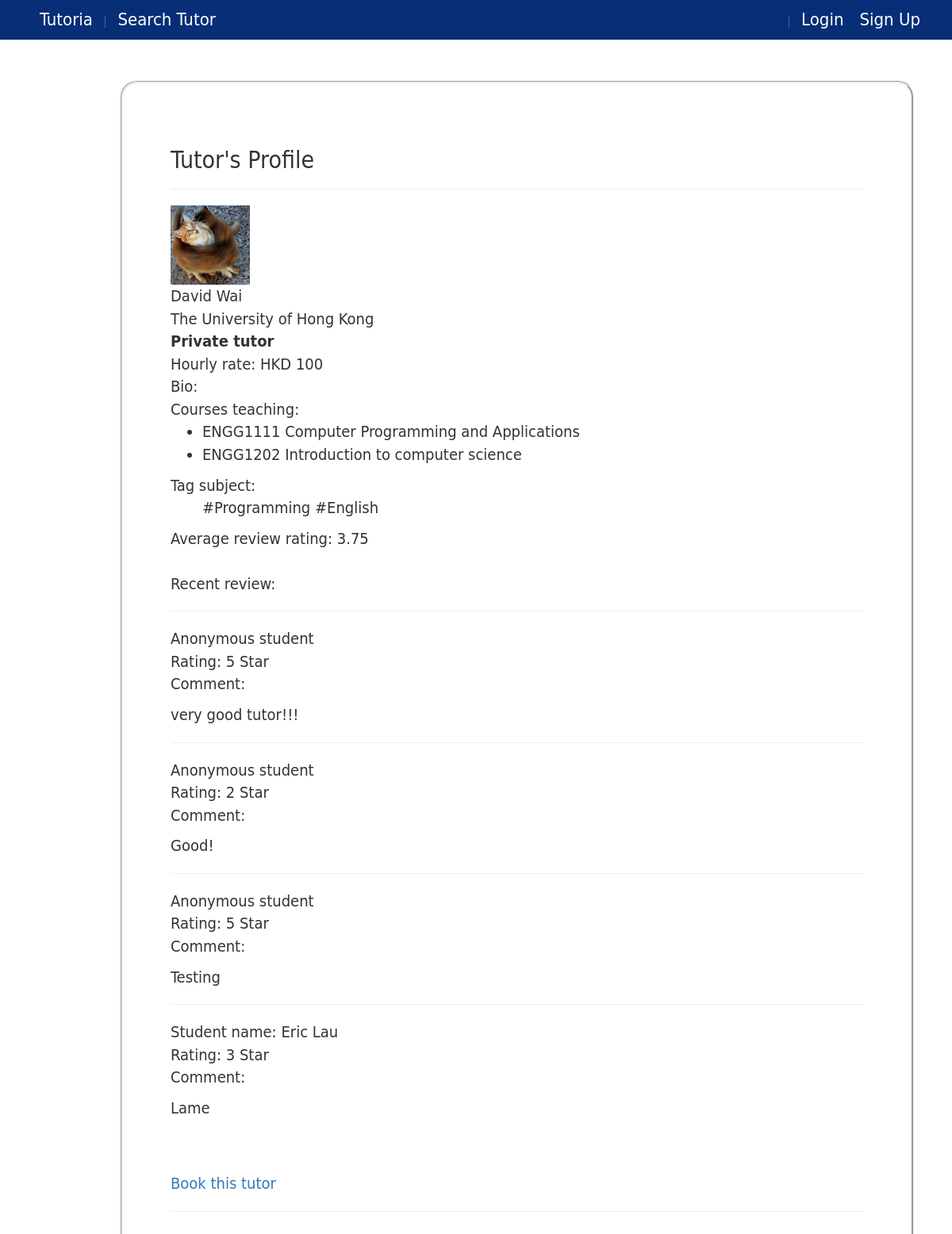
The page /tutorprofile/1 on the database its author committed.
### core/models.py (models this page shows, shortened)
class Tutor(models.Model):
    profile = models.OneToOneField(Profile, on_delete=models.CASCADE)
    tutor_type =  models.ForeignKey(TutorType, blank=True, null=True )
    hourly_rate = models.DecimalField(max_digits=10, decimal_places=2, default=Decimal(0.0))
    tag = models.ManyToManyField(Tag, blank=True)
    university = models.ForeignKey(University, blank=True,null=True)
    course = models.ManyToManyField(Course, blank=True)
    bio = models.CharField(max_length=500, blank=True,null=True)
    isHideProfile = models.BooleanField(default=False)
    @property
    def isPrivateTutor(self):
        return self.tutor_type.tutor_type=="private"
    @property
    def getAverageRating(self):
        if len( Review.objects.filter(tutor=self) )>0:
            return Review.getAverageScore(self)
        else:
            raise Exception
    @property
    def hasMoreThanTwoRating(self):
        return len( Review.objects.filter(tutor=self) ) >= 3

class Profile(models.Model):
    user = models.OneToOneField(User, on_delete=models.CASCADE)
    phone = models.CharField(max_length=20)
    user_type =  models.ForeignKey(UserType)
    image = models.ImageField(upload_to='profile_image',blank=True)
    wallet = models.OneToOneField(Wallet)
    @property
    def getUserFullName(self):
        user=self.user
        fname=""
        if user.first_name != None:
            fname += user.first_name
        if user.first_name != None and user.last_name != None:
            fname += " " + user.last_name
        elif user.last_name != None:
            fname += user.last_name
        return fname

class University(models.Model):
    name = models.CharField(max_length=50)
    abbrev = models.CharField(max_length=10)

class Course(models.Model):
    name = models.CharField(max_length=50)
    code = models.CharField(max_length=10)
    university = models.ForeignKey(University)

class Tag(models.Model):
    name = models.CharField(max_length=20)

class Review(models.Model):
    tutor = models.ForeignKey(Tutor, on_delete=models.CASCADE)
    student = models.ForeignKey(Student)
    rating = models.IntegerField()
    date = models.DateTimeField()
    comment = models.CharField(max_length=500, blank=True,null=True)
    isAnonymous = models.BooleanField()
    @staticmethod
    def getAverageScore(tutor):
        sum = 0
        r_list = Review.objects.filter(tutor=tutor)
        for each in r_list:
            sum += each.rating
        return "%.2f"%(sum / len(r_list))

class Student(models.Model):
    profile = models.OneToOneField(Profile, on_delete=models.CASCADE)
    university = models.OneToOneField(University, blank=True,null=True)

### core/views.py (the view)
# urls.py: url(r'^tutorprofile/(?P<tutor_id>[0-9]+)$', views.viewTutorProfile, name='view_tutor_profile'),
def viewTutorProfile(request, tutor_id):
    tutor = get_object_or_404(Tutor, pk=tutor_id)
    reviews = Review.objects.filter(tutor=tutor)
    context= {'tutor':tutor, 'reviews': reviews}
    return render(request, 'view_tutor_profile.html', context)

### core/templates/view_tutor_profile.html (shortened to what this page needs)
{% extends 'base.html' %}
{% block content %}
        {% if tutor %}
            <h2>Tutor's Profile</h2>
            <hr/>
            <div>
            {% if tutor.profile.image %}
                <img src="{{ tutor.profile.image.url }}" height="100" width="100"/>
            {% else %}
                <img src="/media/profile_image/default_avatar.gif" height="100" width="100"/>
            {% endif %}
            </div>
            {{tutor.profile.getUserFullName}} <br/>
            {{tutor.university.name}}<br/>
            {% if tutor.isPrivateTutor %}
                <b>Private tutor</b><br/>
                Hourly rate: HKD {{tutor.hourly_rate|floatformat:0}}<br/>
            {% else %}
                <b>Contracted tutor</b><br/>
            {% endif %}
            Bio: {{tutor.bio}}<br/>
            {% if tutor.course %}
                Courses teaching: <br/>
                <ul>
                {% for c in tutor.course.all %}
                    <li>{{c.code}} {{c.name}}</li>
                {% endfor %}
                </ul>
            {% endif %}
            {% if tutor.course %}
                Tag subject: <br/>
                <ul>
                {% for t in tutor.tag.all %}
                    #{{t.name}}
                {% endfor %}
                </ul>
            {% endif %}
            {% if tutor.hasMoreThanTwoRating %}
                Average review rating: {{tutor.getAverageRating}}
                <br/>
            {% endif %}
            <br/>
            {% if reviews %}
                Recent review: <br/>
                {% for each in reviews %}
                    <hr/>
                    <p>
                    {% if not each.isAnonymous %}
                        Student name: {{each.student.profile.getUserFullName}}</br>
                    {% else %}
                        Anonymous student</br>
                    {% endif %}
                    Rating: {{ each.rating }} Star<br/>
                    Comment:
                    <p>{{each.comment}}</p>
                    </p>
                {% endfor %}
            {% endif %}
            <br/><br/>
            <a href="{% url 'book_tutor' tutor.id %}">Book this tutor</a>
        {% else %}
            <hr/>
            <p>Invalid tutor id</p>
        {% endif %}
        <hr/>
{% endblock %}

### core/static/css/base.css (style rules this page uses)
* { margin:0 auto; padding:0 auto; }
html,body { height:100%; }
a:link { text-decoration: none; }

### rows shown on the page
Tutor: profile.image (picture), profile.getUserFullName "David Wai", university.name "The University of Hong Kong", hourly_rate "100", getAverageRating "3.75"
Course: code "ENGG1111", name "Computer Programming and Applications"
Course: code "ENGG1202", name "Introduction to computer science"
Tag: name "Programming"
Tag: name "English"
Review: isAnonymous "Anonymous student", rating "5", comment "very good tutor!!!"
Review: isAnonymous "Anonymous student", rating "2", comment "Good!"
Review: isAnonymous "Anonymous student", rating "5", comment "Testing"
Review: student.profile.getUserFullName "Eric Lau", rating "3", comment "Lame"
